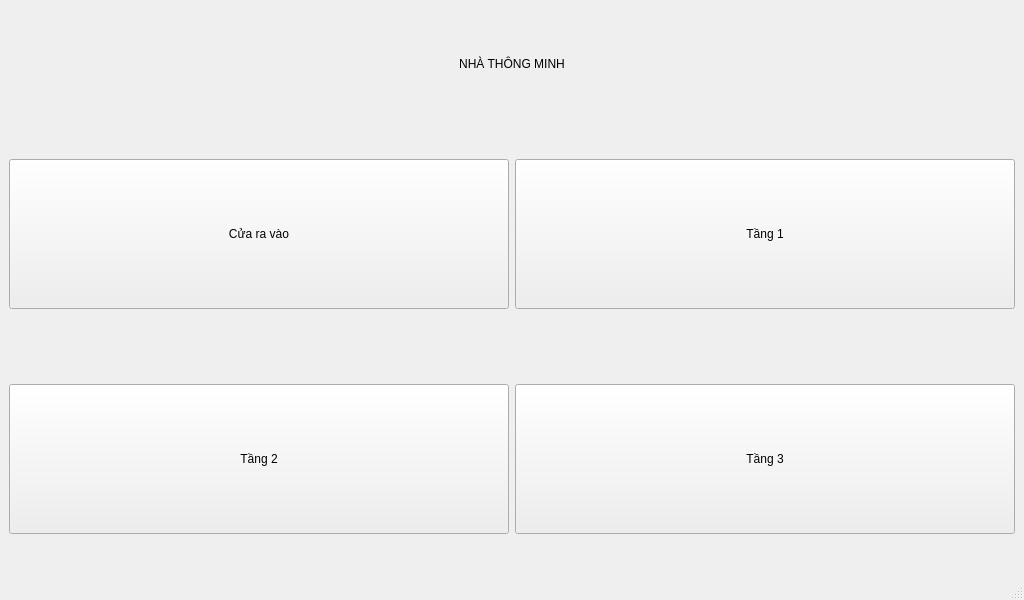
<?xml version="1.0" encoding="UTF-8"?>
<ui version="4.0">
 <class>MainWindow</class>
 <widget class="QMainWindow" name="MainWindow">
  <property name="geometry">
   <rect>
    <x>0</x>
    <y>0</y>
    <width>1024</width>
    <height>600</height>
   </rect>
  </property>
  <property name="maximumSize">
   <size>
    <width>1024</width>
    <height>600</height>
   </size>
  </property>
  <property name="baseSize">
   <size>
    <width>1024</width>
    <height>600</height>
   </size>
  </property>
  <property name="windowTitle">
   <string>Smart Home</string>
  </property>
  <widget class="QWidget" name="centralwidget">
   <layout class="QGridLayout" name="gridLayout">
    <item row="0" column="0">
     <layout class="QGridLayout" name="gridLayout_Panel">
      <item row="2" column="0" rowspan="2">
       <widget class="QPushButton" name="pushButton_Door">
        <property name="minimumSize">
         <size>
          <width>0</width>
          <height>150</height>
         </size>
        </property>
        <property name="text">
         <string>Cửa ra vào</string>
        </property>
       </widget>
      </item>
      <item row="4" column="0" rowspan="2">
       <widget class="QPushButton" name="pushButton_Floor2">
        <property name="minimumSize">
         <size>
          <width>0</width>
          <height>150</height>
         </size>
        </property>
        <property name="maximumSize">
         <size>
          <width>16777215</width>
          <height>16777215</height>
         </size>
        </property>
        <property name="text">
         <string>Tầng 2</string>
        </property>
       </widget>
      </item>
      <item row="4" column="1" rowspan="2">
       <widget class="QPushButton" name="pushButton_Floor3">
        <property name="minimumSize">
         <size>
          <width>499</width>
          <height>150</height>
         </size>
        </property>
        <property name="baseSize">
         <size>
          <width>0</width>
          <height>0</height>
         </size>
        </property>
        <property name="text">
         <string>Tầng 3</string>
        </property>
       </widget>
      </item>
      <item row="2" column="1" rowspan="2">
       <widget class="QPushButton" name="pushButton_Floor1">
        <property name="minimumSize">
         <size>
          <width>0</width>
          <height>150</height>
         </size>
        </property>
        <property name="layoutDirection">
         <enum>Qt::RightToLeft</enum>
        </property>
        <property name="text">
         <string>Tầng 1</string>
        </property>
       </widget>
      </item>
      <item row="0" column="0" colspan="2">
       <widget class="QLabel" name="label_Project_Name">
        <property name="text">
         <string>NHÀ THÔNG MINH</string>
        </property>
        <property name="alignment">
         <set>Qt::AlignCenter</set>
        </property>
       </widget>
      </item>
     </layout>
    </item>
   </layout>
  </widget>
  <widget class="QMenuBar" name="menubar">
   <property name="geometry">
    <rect>
     <x>0</x>
     <y>0</y>
     <width>1024</width>
     <height>27</height>
    </rect>
   </property>
  </widget>
  <widget class="QStatusBar" name="statusbar"/>
 </widget>
 <resources/>
 <connections/>
</ui>
